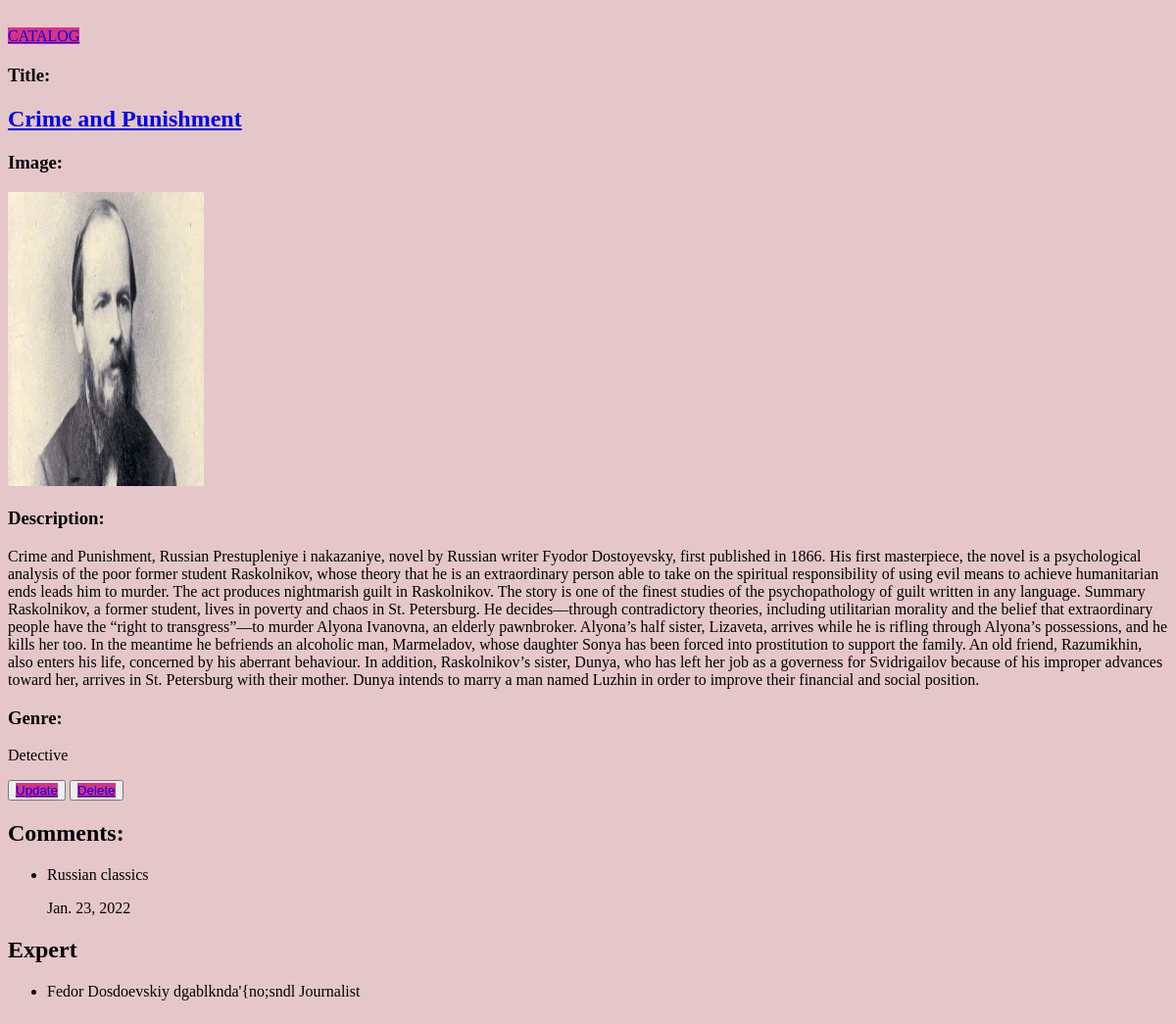
Screenshot of /books/4/ with the database file from the repository.
### book/models.py (models this page shows, shortened)
class Book(models.Model):
    GENRE_CHOICE = (
        ('Detective', 'Detective'),
        ('Romantic', 'Romantic'),
        ('Fantasy', 'Fantasy'),
        ('Manga', 'Manga')
    )
    title = models.CharField(max_length=100)
    description = models.TextField()
    image = models.ImageField(upload_to='')
    genre = models.CharField(choices=GENRE_CHOICE, max_length=100)
    created_day = models.DateField(auto_now_add=True)

class BookComment(models.Model):
    books = models.ForeignKey(Book, on_delete=models.CASCADE,
                              related_name="book_comment")
    text = models.TextField()
    created_date = models.DateField(auto_now_add=True)

class BookExpert(models.Model):
    ACTIVITY_CHOICE =(
        ('Teacher', "Teacher"),
        ('Student', 'Student'),
        ('Writer', 'Writer'),
        ('Mangaka', 'Mangaka'),
        ('Journalist', 'Journalist'),
        ("IT Developer", "IT Developer"),
    )
    books = models.ForeignKey(Book, on_delete=models.CASCADE,
                              related_name="book_expert")
    full_name_of_Expert = models.CharField(max_length=100)
    activity = models.CharField(choices=ACTIVITY_CHOICE, max_length=100)
    personal_info = models.TextField()

### book/views.py (the view)
# urls.py: path('books/<int:id>/', views.BooksDetailView.as_view(), name='book_detail'),
class BooksDetailView(generic.DetailView):
    template_name = "book_detail.html"
    def get_object(self, **kwargs):
        book_id = self.kwargs.get("id")
        return get_object_or_404(models.Book, id= book_id)

### templates/book_detail.html (shortened to what this page needs)
<!DOCTYPE html>
<html lang="en">
<head>
</head>
<body>
<div>
    <div class="container button__container">
    <a href="/books/" class="btn btn-primary">CATALOG</a>
    </div>
     <h3>Title:</h3>
    <h2><a href="/book/{{ object.id }}/">{{ object.title }}</a></h2>
    <h3>Image:</h3>
    <p><img style="width: 200px; height: 300px" src="{{ object.image.url }}" alt=""></p>
    <h3>Description:</h3>
    <p>{{ object.description }}</p>
    <h3>Genre:</h3>
    <p>{{ object.genre }}</p>
</div>
<button><a href="/books/{{ object.id }}/update" class=" btn btn-primary">Update</a></button>
<button><a href="/books/{{ object.id }}/delete" class=" btn btn-primary">Delete</a> </button>
<div>
    <h2>Comments:</h2>
    <ul>
        {% for i in object.book_comment.all %}
            <li>
                {{ i.text }}
            </li>
            <p>{{ i.created_date }}</p>
        {% endfor %}
    </ul>
</div>
<div>
    <h2>Expert</h2>
    <ul>
        {% for i in object.book_expert.all %}
            <li>
                {{ i.full_name_of_Expert }}
                {{ i.personal_info }}
                {{ i.activity  }}
            </li>
        {% endfor %}
    </ul>
</div>
</body>
</html>

### templates/book_detail.html (style rules this page uses)
body { align-content: center; list-style-type: none; background-color: #e5c7ca; }
.btn-primary { background-color: #d63384; }
.button__container { max-width: 900px; margin-bottom: 20px; margin-top: 20px; }

### rows the page displays
Book: title "Crime and Punishment", image (picture), description "Crime and Punishment, Russian Prestupleniye i nakazaniye, novel by Russian writer Fyodor Dostoyevsky, first published in 1866. His first masterpiece, the novel is a psychological analysis of the poor former student Raskolnikov, whose theory that he is an extraordinary person able to take on the spiritual responsibility of using evil means to achieve humanitarian ends leads him to murder. The act produces nightmarish guilt in Raskolnikov. The story is one of the finest studies of the psychopathology of guilt written in any language. Summary Raskolnikov, a former student, lives in poverty and chaos in St. Petersburg. He decides—through contradictory theories, including utilitarian morality…", genre "Detective"
BookComment: text "Russian classics", created_date "Jan. 23, 2022"
BookExpert: full_name_of_Expert "Fedor Dosdoevskiy", personal_info "dgablknda'{no;sndl", activity "Journalist"
